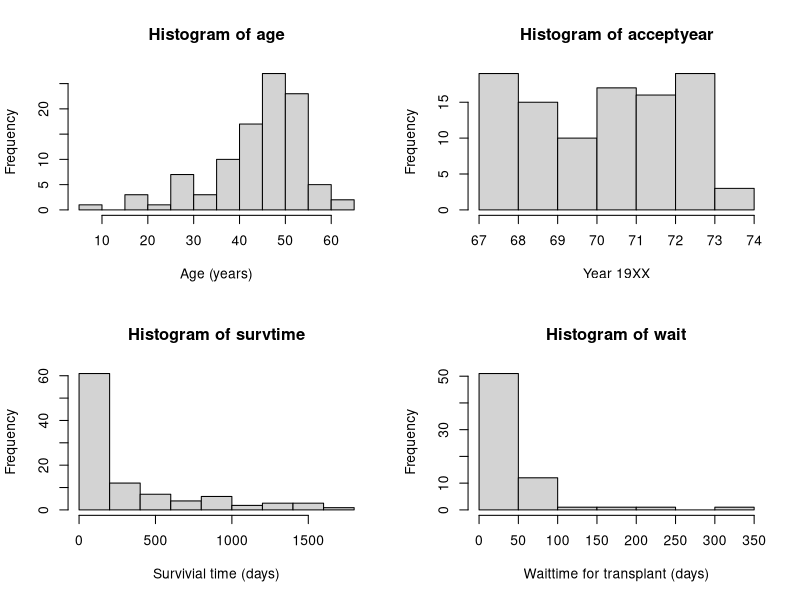
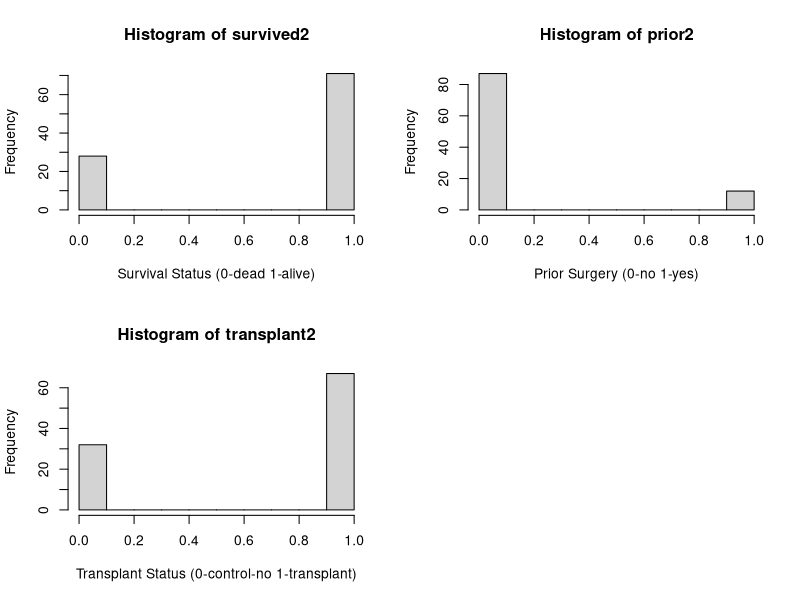
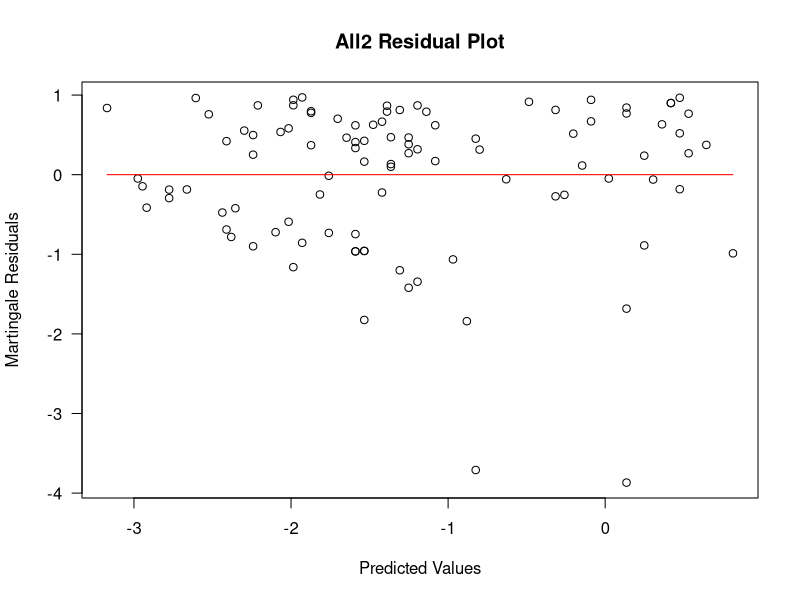
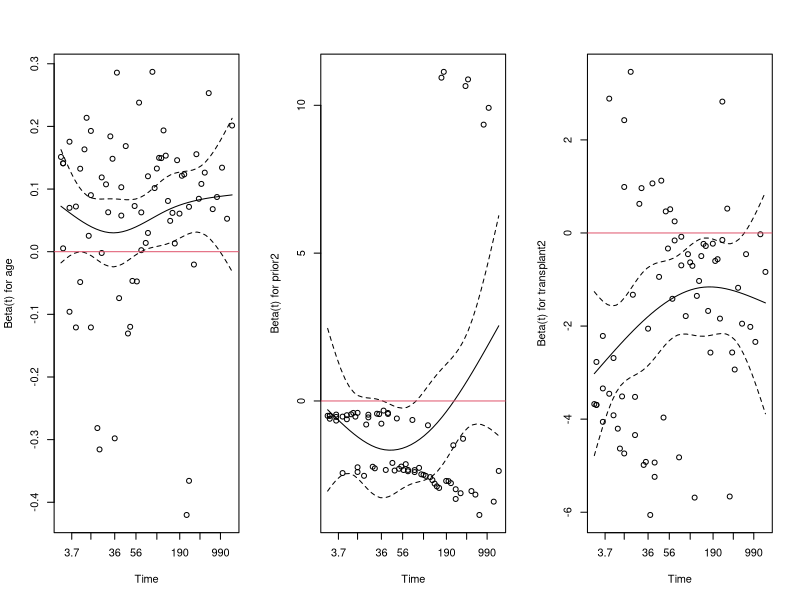
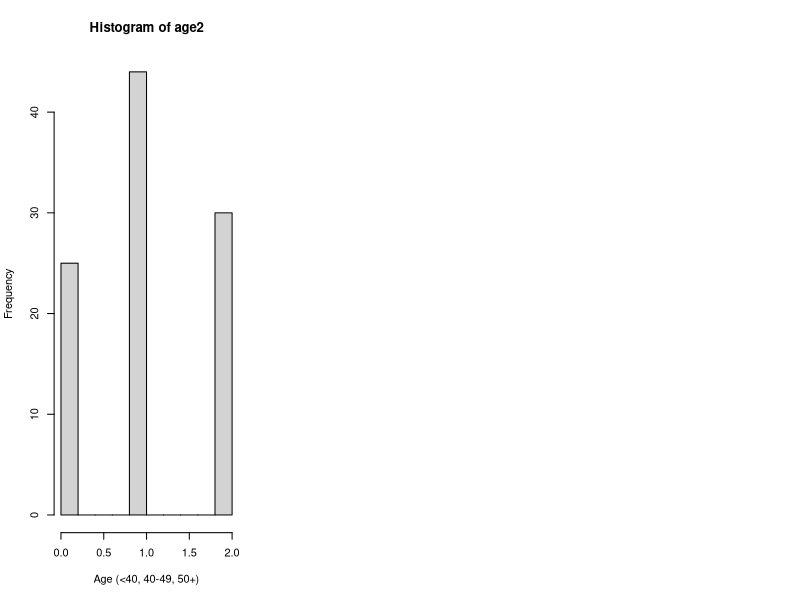
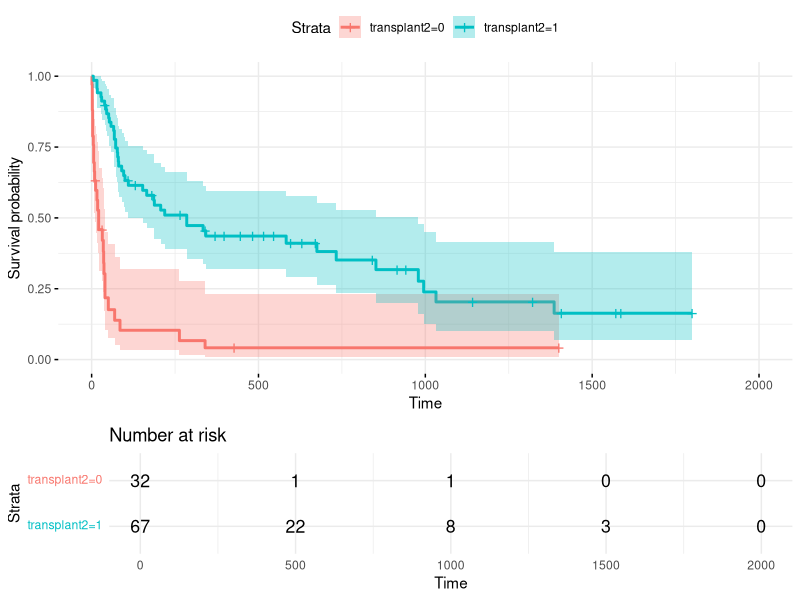

Recreate these plots in R, in order.
## ---- chunk 1
#| output: false
#| echo: false
library(survival)
#install.packages("survminer")
library(survminer)
## ---- chunk 2
#| code-fold: true
#| code-summary: "Show the code for data conversion"
#| output: false
heart_transplant <- read.csv("./heart_transplant.csv")
#generate numeric columns for survived, prior, and transplant from existing charachter columns
heart_transplant$survived2 <- as.numeric(ifelse(heart_transplant$survived=="dead",1,0))
heart_transplant$prior2 <- as.numeric(ifelse(heart_transplant$prior=="yes",1,0))
heart_transplant$transplant2 <- as.numeric(ifelse(heart_transplant$transplant=="treatment",1,0))
attach(heart_transplant)
## ---- chunk 3
#| code-fold: true
#| code-summary: "Show the code for the histograms"
#examine variables more
par(mfrow=c(2,2))
hist(age, xlab="Age (years)")
hist(acceptyear, xlab="Year 19XX")
hist(survtime, xlab="Survivial time (days)")
hist(wait, xlab="Waittime for transplant (days)")
hist(survived2, xlab="Survival Status (0-dead 1-alive)")
hist(prior2, xlab="Prior Surgery (0-no 1-yes)")
hist(transplant2, xlab="Transplant Status (0-control-no 1-transplant)")
par(mfrow=c(1,1))
## ---- chunk 4
#| code-fold: true
#| code-summary: "Show the code for the first model"
#generate model without wait time
#wait time is only available for those who received transplant not the control group
all.mod <- coxph(Surv(survtime, survived2)~ acceptyear + age + prior2 + transplant2)
## ---- chunk 5
#| code-fold: true
#| code-summary: "Show the code for the second model"
#| code-overflow: wrap
#generate model with wait time to see if wait time is significant for those who do receive the transplant, only looks at records that received the transplant not the control who did not receive transplant
treated.mod <- coxph(Surv(survtime, survived2)~ acceptyear + age + prior2 + wait)
## ---- chunk 6
#| code-fold: true
#| code-summary: "Show the code for the third model and anova test"
#| output: false
#| code-overflow: wrap
#generate model without accepted year to compare and determine if removing the accepted year variable has any significant affect on the model
all2.mod <- coxph(Surv(survtime, survived2)~ age + prior2 + transplant2)
anova(all.mod, all2.mod, test="LRT")
## ---- chunk 7
#| code-fold: true
#| code-summary: "Show the code for the test for linearity"
#| output: false
#| code-overflow: wrap
plot(predict(all2.mod), residuals(all2.mod, type="martingale"), xlab = "Predicted Values", ylab = "Martingale Residuals", main = "All2 Residual Plot",las=1)
lines(smooth.spline(predict(all2.mod), residuals(all2.mod, type = "martingale")),col="red")
## ---- chunk 8
#| code-fold: true
#| code-summary: "Show the code for the test for proportional hazards"
#| output: false
cox.zph(all2.mod)
par(mfrow=c(1,3))
plot(cox.zph(all2.mod)[1])
abline(h=0, col=2)
plot(cox.zph(all2.mod)[2])
abline(h=0, col=2)
plot(cox.zph(all2.mod)[3])
abline(h=0, col=2)
## ---- chunk 9
#| code-fold: true
#| code-summary: "Show the code for the fourth model"
#Generate and examine transplant stratified models.
all_strTrtmnt.mod <- coxph(Surv(survtime, survived2)~ age + prior2 + strata(transplant2))
## ---- chunk 10
#| code-fold: true
#| code-summary: "Show the code for the age categorization"
#| output: false
#age categorization <40, 40-50, 50+
detach(heart_transplant)
heart_transplant$age2 <- as.numeric(ifelse(heart_transplant$age<41,0,ifelse(heart_transplant$age<51,1,2)))
attach(heart_transplant)
## ---- chunk 11
#| code-fold: true
#| code-summary: "Show the code for the fifth model"
#plot categorized age
hist(age2, xlab="Age (<40, 40-49, 50+)")
#generate model with chategorized age
all_agechat.mod <- coxph(Surv(survtime, survived2)~ age2 + prior2 + strata(transplant2))
## ---- chunk 12
#| code-fold: true
#| code-summary: "Show the code for the survival plot"
#| output: false
#| code-overflow: wrap
ggsurvplot(survfit(all_strTrtmnt.mod), data=heart_transplant, ggtheme = theme_minimal(), conf.int=TRUE, risk.table=TRUE, tables.height = 0.3, tables.theme = theme_minimal())
